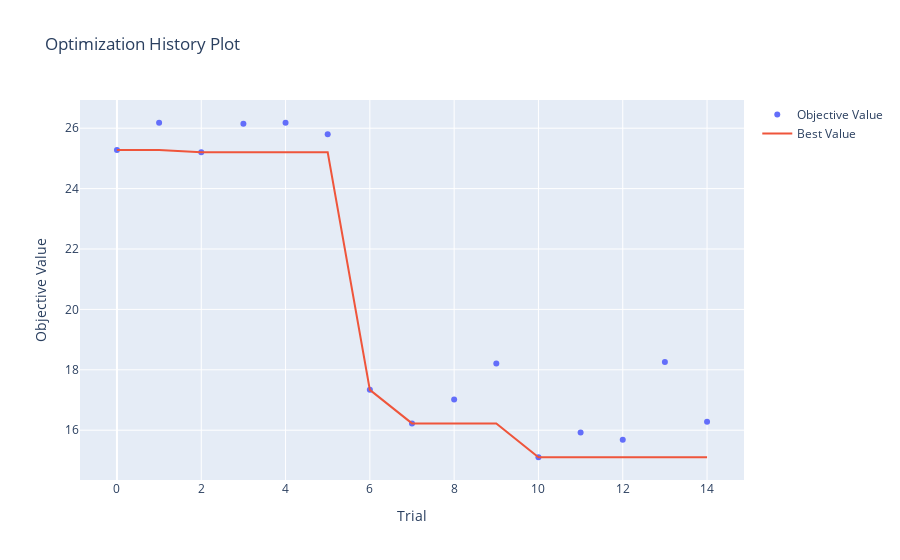
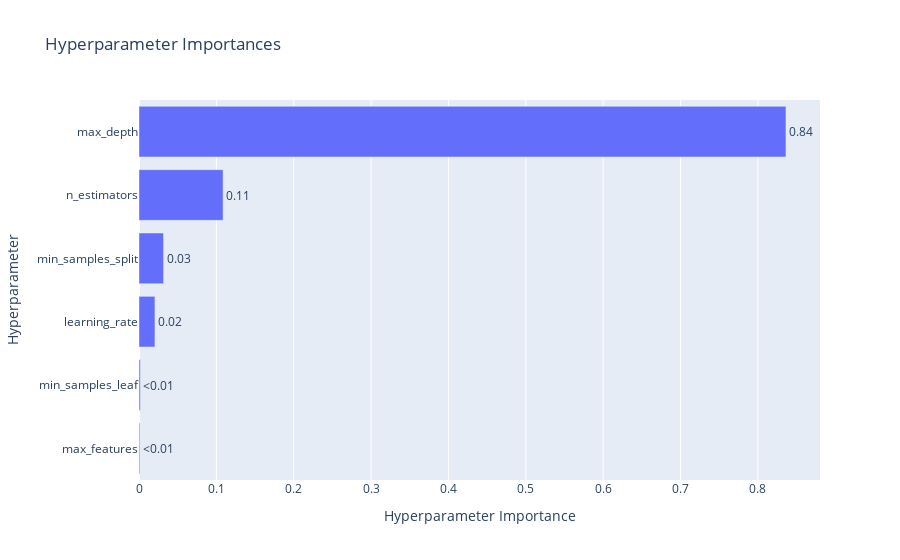

The notebook cell saved with these charts, in order:
### Code cell
# Visualizations
vis.plot_optimization_history(study_ada).show()
vis.plot_param_importances(study_ada).show()

### Figure 1 — Plotly figure (JSON) as saved in the notebook; plotly's stock layout.template omitted (floating-point values rounded to 4 significant figures)
{"data": [{"mode": "markers", "name": "Objective Value", "type": "scatter", "x": [0, 1, 2, 3, 4, 5, 6, 7, 8, 9, 10, 11, 12, 13, 14], "y": [25.28, 26.18, 25.2, 26.15, 26.18, 25.8, 17.34, 16.23, 17.02, 18.21, 15.1, 15.92, 15.69, 18.26, 16.28]}, {"mode": "lines", "name": "Best Value", "type": "scatter", "x": [0, 1, 2, 3, 4, 5, 6, 7, 8, 9, 10, 11, 12, 13, 14], "y": [25.28, 25.28, 25.2, 25.2, 25.2, 25.2, 17.34, 16.23, 16.23, 16.23, 15.1, 15.1, 15.1, 15.1, 15.1]}, {"marker": {"color": "#cccccc"}, "mode": "markers", "name": "Infeasible Trial", "showlegend": false, "type": "scatter", "x": [], "y": []}], "layout": {"title": {"text": "Optimization History Plot"}, "xaxis": {"title": {"text": "Trial"}}, "yaxis": {"title": {"text": "Objective Value"}}}}

### Figure 2 — Plotly figure (JSON) as saved in the notebook; plotly's stock layout.template omitted (floating-point values rounded to 4 significant figures)
{"data": [{"cliponaxis": false, "hovertemplate": ["max_features (CategoricalDistribution): 0.0010481646108658764<extra></extra>", "min_samples_leaf (IntDistribution): 0.0016601138972514701<extra></extra>", "learning_rate (FloatDistribution): 0.020606285030291466<extra></extra>", "min_samples_split (IntDistribution): 0.03172712874431456<extra></extra>", "n_estimators (IntDistribution): 0.10868978118743992<extra></extra>", "max_depth (IntDistribution): 0.8362685265298366<extra></extra>"], "name": "Objective Value", "orientation": "h", "text": ["<0.01", "<0.01", "0.02", "0.03", "0.11", "0.84"], "textposition": "outside", "type": "bar", "x": [0.001048, 0.00166, 0.02061, 0.03173, 0.1087, 0.8363], "y": ["max_features", "min_samples_leaf", "learning_rate", "min_samples_split", "n_estimators", "max_depth"]}], "layout": {"title": {"text": "Hyperparameter Importances"}, "xaxis": {"title": {"text": "Hyperparameter Importance"}}, "yaxis": {"title": {"text": "Hyperparameter"}}}}
